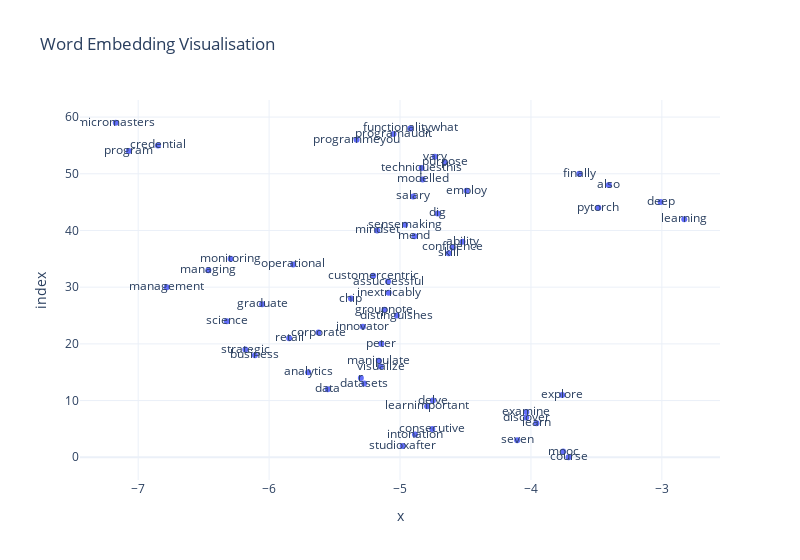

Write notebook code for a chart like this one.
### Code cell
#VISUALISATION EMBEDDING VECTORS
# Lower dimensionality visualisation of embeddings (100->2)
import plotly.express as px
from sklearn.manifold import TSNE
import warnings; warnings.filterwarnings('ignore')

words = sum([[k] + v for k, v in similar_words.items()], [])
wvs = model.wv[words]

tsne = TSNE(n_components=2, 
            random_state=0, 
            n_iter=10000)

X = tsne.fit_transform(wvs)
labels = words

px.scatter(X[:, 0], X[:, 1],text=labels,
           template='plotly_white',
           width=800,
           title='Word Embedding Visualisation')

### Figure 1 — Plotly figure (JSON) as saved in the notebook; plotly's stock layout.template omitted (floating-point values rounded to 4 significant figures)
{"data": [{"hovertemplate": "x=%{x}<br>index=%{y}<br>text=%{text}<extra></extra>", "legendgroup": "", "marker": {"color": "#636efa", "symbol": "circle"}, "mode": "markers+text", "name": "", "orientation": "h", "showlegend": false, "text": ["course", "mooc", "studioxafter", "seven", "intonation", "consecutive", "learn", "discover", "examine", "learnimportant", "delve", "explore", "data", "datasets", "r", "analytics", "visualize", "manipulate", "business", "strategic", "peter", "retail", "corporate", "innovator", "science", "distinguishes", "groupnote", "graduate", "chip", "inextricably", "management", "assuccessful", "customercentric", "managing", "operational", "monitoring", "skill", "confidence", "ability", "mend", "mindset", "sensemaking", "learning", "dig", "pytorch", "deep", "salary", "employ", "also", "modelled", "finally", "techniquesthis", "purpose", "vary", "program", "credential", "programmeyou", "programaudit", "functionalitywhat", "micromasters"], "type": "scatter", "x": [-3.713, -3.754, -4.979, -4.105, -4.886, -4.754, -3.958, -4.036, -4.035, -4.793, -4.749, -3.761, -5.552, -5.273, -5.299, -5.702, -5.148, -5.162, -6.108, -6.181, -5.143, -5.847, -5.623, -5.284, -6.323, -5.024, -5.119, -6.053, -5.374, -5.087, -6.782, -5.092, -5.205, -6.464, -5.817, -6.294, -4.629, -4.598, -4.523, -4.89, -5.175, -4.961, -2.829, -4.712, -3.485, -3.009, -4.899, -4.491, -3.405, -4.828, -3.63, -4.835, -4.658, -4.734, -7.072, -6.849, -5.332, -5.05, -4.92, -7.171], "xaxis": "x", "y": [0, 1, 2, 3, 4, 5, 6, 7, 8, 9, 10, 11, 12, 13, 14, 15, 16, 17, 18, 19, 20, 21, 22, 23, 24, 25, 26, 27, 28, 29, 30, 31, 32, 33, 34, 35, 36, 37, 38, 39, 40, 41, 42, 43, 44, 45, 46, 47, 48, 49, 50, 51, 52, 53, 54, 55, 56, 57, 58, 59], "yaxis": "y"}], "layout": {"legend": {"tracegroupgap": 0}, "title": {"text": "Word Embedding Visualisation"}, "width": 800, "xaxis": {"anchor": "y", "domain": [0, 1], "title": {"text": "x"}}, "yaxis": {"anchor": "x", "domain": [0, 1], "title": {"text": "index"}}}}
